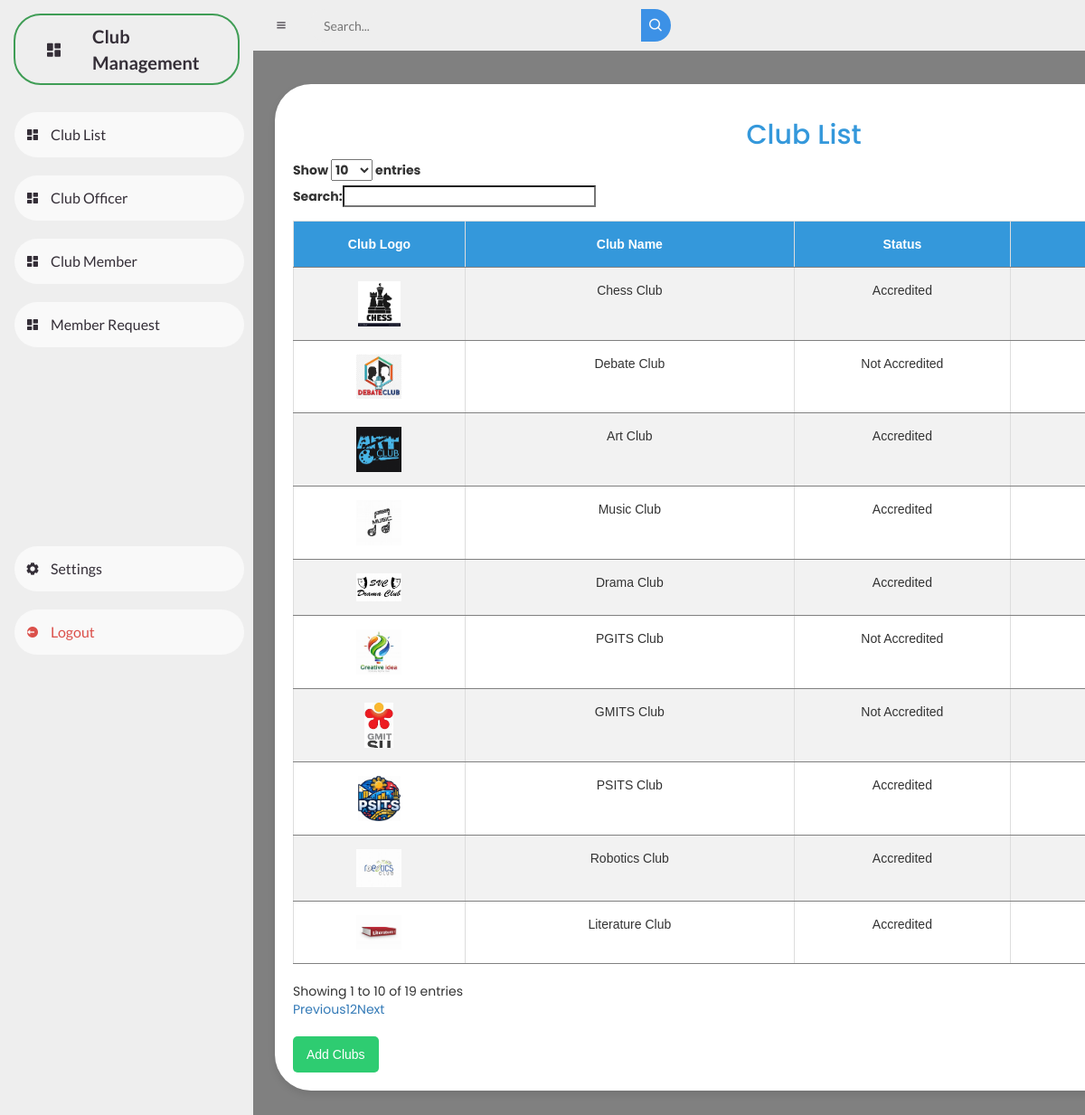
The page / on the database its author committed.
### tables this page shows
CREATE TABLE `clubs` (
  `ClubID` int(11) NOT NULL,
  `ClubLogo` varchar(255) NOT NULL,
  `ClubName` varchar(255) NOT NULL,
  `Status` enum('Accredited','Not Accredited') NOT NULL DEFAULT 'Not Accredited'
);

### index.php (the view, shortened to what this page needs)
<?php
include("db.php");
?>
<!DOCTYPE html>
<html lang="en">
<head>
    <link href='https://unpkg.com/boxicons@2.0.9/css/boxicons.min.css' rel='stylesheet'>
    <link rel="stylesheet" href="dash.css">
    <link rel="stylesheet" href="https://maxcdn.bootstrapcdn.com/bootstrap/3.4.1/css/bootstrap.min.css">
    <link rel="stylesheet" href="https://cdn.datatables.net/1.10.20/css/dataTables.bootstrap.min.css">
    <link href="https://cdn.jsdelivr.net/npm/remixicon@2.5.0/fonts/remixicon.css" rel="stylesheet">
</head>
<body>
    <section id="sidebar">
        <a class="brand">
            <i class='bx bxs-dashboard'></i>
            <span class="text">Club Management</span>
        </a>
        <ul class="side-menu top">
            <li>
                <a href="index.php">
                    <i class='bx bxs-dashboard'></i>
                    <span class="text">Club List</span>
                </a>
            </li>
            <li>
                <a href="clubofficer.php">
                    <i class='bx bxs-dashboard'></i>
                    <span class="text">Club Officer</span>
                </a>
            </li>
            <li>
                <a href="clubmembers.php">
                    <i class='bx bxs-dashboard'></i>
                    <span class="text">Club Member</span>
                </a>
            </li>
            <li>
                <a href="memreq.php">
                    <i class='bx bxs-dashboard'></i>
                    <span class="text">Member Request</span>
                </a>
            </li>
        </ul>
        <ul class="side-menu">
            <li>
                <a href="#">
                    <i class='bx bxs-cog'></i>
                    <span class="text">Settings</span>
                </a>
            </li>
            <li>
                <a href="userclublist.php" class="logout">
                    <i class='bx bxs-log-out-circle'></i>
                    <span class="text">Logout</span>
                </a>
            </li>
        </ul>
    </section>
    <section id="content">
        <nav>
            <i class='bx bx-menu'></i>
            <form action="#">
                <div class="form-input">
                    <input type="search" placeholder="Search...">
                    <button type="submit" class="search-btn"><i class='bx bx-search'></i></button>
                </div>
            </form>
        </nav>
        <main class="main-content">
        <div class="container">
        <h2 style="text-align: center; color: #3498db;">Club List</h2>
        <table id="exampleTable" class="table table-striped table-bordered">
            <thead id="thead">
                <tr>
                        <th>Club Logo</th>
                        <th>Club Name</th>
                        <th>Status</th>
                        <th>Action</th>
                    </tr>
                </thead>
                <tbody>
                    <?php
                    $query = "SELECT * FROM clubs";
                    $result = mysqli_query($conn, $query);
                    if (mysqli_num_rows($result) > 0) {
                        while ($row = mysqli_fetch_assoc($result)) {
                            echo '<tr>
                                <td>
                                    <img src="' . $row["ClubLogo"] . '" alt="Club Logo" style="max-width: 50px; max-height: 50px;">
                                </td>
                                <td>' . $row["ClubName"] . '</td>
                                <td>' . $row["Status"] . '</td>
                                <td>
                                    <form method="post" action="edit_club.php" style="display: inline;">
                                        <input type="hidden" name="clubID" value="' . $row['ClubID'] . '">
                                        <button class="btn btn-warning btn-sm" type="submit" name="editClub">
                                            <i class="glyphicon glyphicon-pencil"></i> Edit
                                        </button>
                                    </form>
                                    <form method="post" style="display: inline;">
                                        <input type="hidden" name="clubID" value="' . $row['ClubID'] . '">
                                        <button class="btn btn-danger btn-sm" type="submit" name="deleteClub">
                                            <i class="glyphicon glyphicon-trash"></i> Delete
                                        </button>
                                    </form>
                                </td>
                            </tr>';
                        }
                        echo "</table>";
                        echo '<button class="add-clubs-btn" onclick="location.href=\'add_clubs.php\';">Add Clubs</button>';
                    } else {
                        echo "No clubs found.";
                    }
                    ?>
        </div>
    </main>
</body>
</html>

### dash.css (style rules this page uses)
* { margin: 0; padding: 0; box-sizing: border-box; }
a { text-decoration: none; }
li { list-style: none; }
:root { --poppins: 'Poppins', sans-serif; --lato: 'Lato', sans-serif; --light: #F9F9F9; --blue: #3C91E6; --light-blue: #CFE8FF; --grey: #eee; --dark-grey: #AAAAAA; --dark: #342E37; --red: #DB504A; --yellow: #FFCE26; --light-yellow: #FFF2C6; --orange: #FD7238; --light-orange: #FFE0D3; }
html { overflow-x: hidden; }
body { background: var(--grey); overflow-x: hidden; }
#sidebar { position: fixed; top: 0; left: 0; width: 280px; height: 100%; background: var(--grey); z-index: 2000; font-family: var(--lato); transition: .3s ease; overflow-x: hidden; scrollbar-width: none; }
#sidebar .brand { font-size: 20px; font-weight: 700; height: 75px; display: flex; align-items: center; color: var(--dark); position: sticky; top: 0; left: 0; background: var(--webkit-scrollbar); z-index: 500; box-sizing: content-box; border: 2px solid rgb(63, 157, 85); border-radius: 30px; margin: 15px; }
#sidebar .brand .bx { min-width: 85px; display: flex; justify-content: center; }
#sidebar .side-menu { width: 100%; margin-bottom: 200px; margin-top: 20px; }
#sidebar .side-menu li { height: 70px; background: transparent; margin-left: 6px; border-radius: 48px 0 0 48px; padding: 10px; }
#sidebar .side-menu li a { width: 100%; height: 100%; background: var(--light); display: flex; align-items: center; border-radius: 48px; font-size: 16px; color: var(--dark); white-space: nowrap; overflow-x: hidden; }
#sidebar .side-menu li a.logout { color: var(--red); }
#sidebar .side-menu li a .bx { min-width: calc(60px - ((4px + 6px) * 2)); display: flex; justify-content: center; }
#content { position: relative; width: calc(100% - 280px); left: 280px; transition: .3s ease; }
#content nav { height: 56px; background: var(--grey); padding: 0 24px; display: flex; align-items: center; grid-gap: 24px; font-family: var(--lato); position: sticky; top: 0; left: 0; z-index: 1000; }
#content nav .bx.bx-menu { cursor: pointer; color: var(--dark); }
#content nav form { max-width: 400px; width: 100%; margin-right: auto; }
#content nav form .form-input { display: flex; align-items: center; height: 36px; }
#content nav form .form-input input { flex-grow: 1; padding: 0 16px; height: 100%; border: none; background: var(--grey); border-radius: 36px 0 0 36px; outline: none; width: 100%; color: var(--dark); }
#content nav form .form-input button { width: 36px; height: 100%; display: flex; justify-content: center; align-items: center; background: var(--blue); color: var(--light); font-size: 18px; border: none; outline: none; border-radius: 0 36px 36px 0; cursor: pointer; }
#content main { width: 100%; padding: 36px 24px; font-family: var(--poppins); max-height: calc(100vh - 56px); overflow-y: auto; }

### index.php (style rules this page uses)
body { background-color: #808080; font-family: 'Arial', sans-serif; }
.container { margin-top: 1px; background-color: #fff; padding: 20px; border-radius: 40px; box-shadow: 0 4px 8px rgba(0, 0, 0, 0.1); }
h2 { text-align: center; color: #3498db; }
#exampleTable { width: 100%; border-collapse: collapse; margin-top: 10px; }
#exampleTable th, #exampleTable td { padding: 15px; text-align: center; border-bottom: 2px solid #ddd; font-family: 'Arial', sans-serif; }
#exampleTable th { background-color: #3498db; color: white; }
#exampleTable tbody tr:nth-child(odd) { background-color: #f2f2f2; }
.add-clubs-btn { background-color: #2ecc71; color: white; border: none; padding: 10px 15px; border-radius: 5px; cursor: pointer; margin-top: 20px; font-family: 'Arial', sans-serif; }
#exampleTable th, #exampleTable td { border-bottom: 0.5px solid #808080; }

### rows shown on the page
clubs: ClubLogo (picture), ClubName "Chess Club", Status "Accredited"
clubs: ClubLogo (picture), ClubName "Debate Club", Status "Not Accredited"
clubs: ClubLogo (picture), ClubName "Art Club", Status "Accredited"
clubs: ClubLogo (picture), ClubName "Music Club", Status "Accredited"
clubs: ClubLogo (picture), ClubName "Drama Club", Status "Accredited"
clubs: ClubLogo (picture), ClubName "PGITS Club", Status "Not Accredited"
clubs: ClubLogo (picture), ClubName "GMITS Club", Status "Not Accredited"
clubs: ClubLogo (picture), ClubName "PSITS Club", Status "Accredited"
clubs: ClubLogo (picture), ClubName "Robotics Club", Status "Accredited"
clubs: ClubLogo (picture), ClubName "Literature Club", Status "Accredited"
